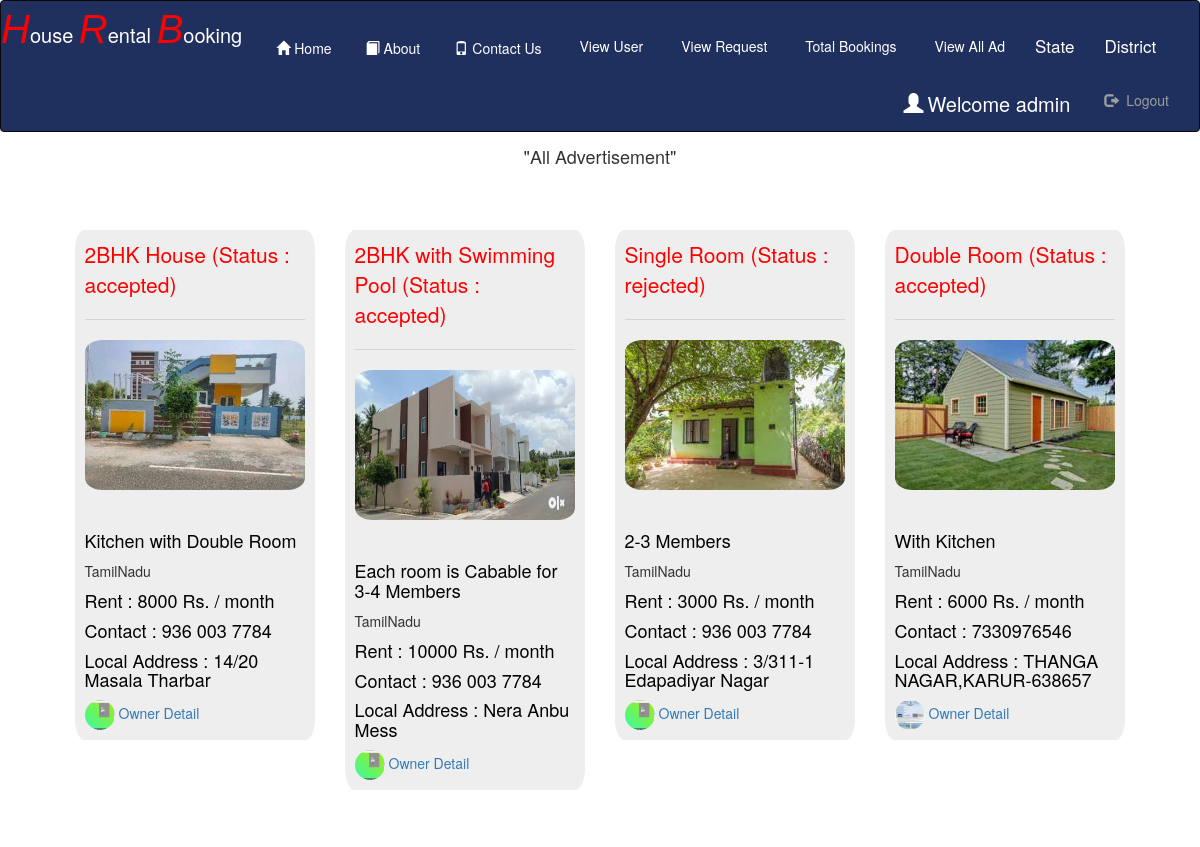
/all_ads (signed in), run on an earlier commit of the app's database.
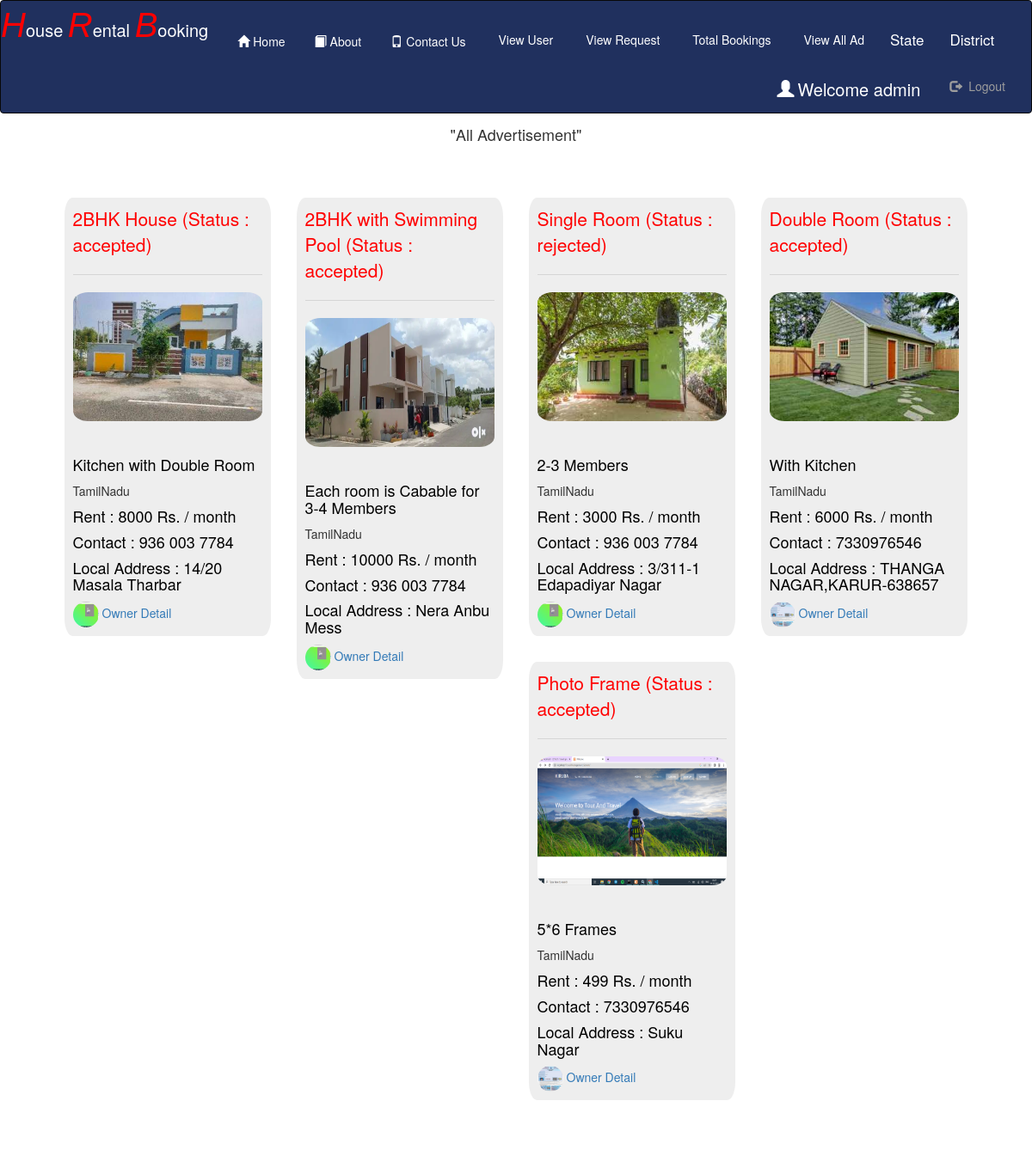
And on a later commit of the database.
### Room/models.py (models this page shows, shortened)
class Owner_Detail(models.Model):
    status = models.ForeignKey(Status,on_delete=models.CASCADE,null=True)
    register=models.ForeignKey(Register,on_delete=models.CASCADE,null=True)
    state=models.ForeignKey(State,on_delete=models.CASCADE,null=True)
    dist=models.ForeignKey(District,on_delete=models.CASCADE,null=True)
    local_add = models.CharField(max_length=100,null=True)
    title=models.CharField(max_length=100,null=True)
    desc=models.CharField(max_length=100,null=True)
    rent=models.IntegerField(null=True)
    img=models.FileField(null=True)

class Status(models.Model):
    status = models.CharField(max_length=100,null=True)

class State(models.Model):
    state=models.CharField(max_length=100,null=True)
    username=models.CharField(max_length=100,null=True)
    ownername=models.CharField(max_length=100,null=True)
    date=models.CharField(max_length=100,null=True)

class Register(models.Model):
    user=models.ForeignKey(User,on_delete=models.CASCADE,null=True)
    gen=models.CharField(max_length=30,null=True)
    add=models.CharField(max_length=100,null=True)
    mobile=models.CharField(max_length=10,null=True)
    image=models.FileField(null=True)
    birth=models.DateField(null=True)
    proof=models.CharField(max_length=10,null=True)

### Room/views.py (the view)
# urls.py: path('all_ads', All_Ads ,name='alladd'),
def All_Ads(request):
    if not request.user.is_staff:
        return redirect('home')
    data=Owner_Detail.objects.all()
    d={'data':data}
    return render(request,'all_ads.html',d)

### Room/templates/all_ads.html (shortened to what this page needs)
{% extends 'navigation.html' %}
{% block body %}
<p align="center" style="margin-top:1%;font-size:18px">"All Advertisement"</p>
    <div class="row" style="margin:5%">
        {% for i in data %}
        <div class="col-sm-3">
            <div class="jumbotron" style="width:100%;border-radius:4%;padding:4%">
            <p style="color:red">{{i.title}} (Status :  {{i.status.status}}) <hr></p>
                <a href="{% url 'detail1' i.id %}" ><img src="{{i.img.url}}" style="border-radius:8%;width:100%;height:150px;"><hr></a>
            <h4 style="color:Black">{{i.desc}}</h4>{{i.state.state}}
            <h4 style="color:black">Rent : {{i.rent}} Rs. / month</h4>
            <h4 style="color:black">Contact : {{i.register.mobile}}</h4>
            <h4 style="color:black">Local Address : {{i.local_add}}</h4>
                <a href="{% url 'owner' i.id %}"><img src="{{i.register.image.url}}" style="border-radius:50%;width:30px;height:30px"> Owner Detail</a><br>
            </div>
        </div>
        {% endfor %}
    </div>
{% endblock %}

### Room/templates/navigation.html (shortened to what this page needs)
<!DOCTYPE html>
<html lang="en">
{% load static %}
<head>
  <link rel="stylesheet" href="https://maxcdn.bootstrapcdn.com/bootstrap/3.3.6/css/bootstrap.min.css">
    <link rel = stylesheet href = "https://cdn.datatables.net/1.10.20/css/jquery.dataTables.min.css">
</head>
<body>
<nav class="navbar navbar-inverse" style="padding:0px;margin:0px;background-color:#20305E;color:white">
  <div class="container-fluid" style="padding:0px;margin:0px">
    <div><class="navbar-header" style="margin-bottom:4px;margin-right:10px;">
      <a class="navbar-brand" href="#"><span style="font-size:40px;color:Red"><i style="font-family: 'Franklin Gothic Medium', 'Arial Narrow', Arial, sans-serif;">H</i></span><span style="font-size:20px;color:white">ouse </span><span style="font-size:40px;color:Red"><i style="font-family: 'Franklin Gothic Medium', 'Arial Narrow', Arial, sans-serif;">R</i></span><span style="font-size:20px;color:white">ental </span><span style="font-size:40px;color:Red"><i style="font-family:'Franklin Gothic Medium', 'Arial Narrow', Arial, sans-serif">B</i></span><span style="font-size:20px;color:white">ooking</span></a>
    </div>
    <ul class="nav navbar-nav">
      <li><a href="{% url 'home' %}" style = "color : white" ><span class="glyphicon glyphicon-home" style="padding:4px"></span>Home</a></li>
        <li><a href="{% url 'about' %}" style = "color : white"><span class="glyphicon glyphicon-book" style="padding:4px"></span>About</a></li>
        <li><a href="{% url 'contact' %}" style = "color : white"><span class="glyphicon glyphicon-phone" style="padding:4px"></span>Contact Us</a></li>
      {% if not request.user.is_staff %}
      <li><a href="{% url 'search' %}" style = "color : white"><span class="glyphicon glyphicon-search" style="padding:4px"></span>Search House</a></li>
      {% if request.user.username %}
        <li><a href="{% url 'rent1' %}" style = "color : white"><span class="glyphicon glyphicon-plus" style="padding:4px"></span>Add HouseOnRent</a></li>
      <li><a href="{% url 'img' %}" style = "color : white"><span class="glyphicon glyphicon-View" style="padding:4px"></span>View My Ad</a></li>
    {% endif %}
        {% else %}
      <li><a href="{% url 'view_user' %}" style = "color : white"><span class="glyphicon glyphicon-View" style="padding:4px"></span>View User</a></li>
      <li><a href="{% url 'request' %}" style = "color : white"><span class="glyphicon glyphicon-View" style="padding:4px"></span>View Request</a></li>
      <li><a href="{% url 'bookings' %}" style = "color : white"><span class="glyphicon glyphicon-View" style="padding:4px"></span>Total Bookings</a></li>
      <li><a href="{% url 'alladd' %}" style = "color : white"><span class="glyphicon glyphicon-View" style="padding:4px"></span>View All Ad</a></li>
        <li class="nav-item dropdown">
      <a class="nav-link dropdown-toggle" href="#" id="navbardrop" data-toggle="dropdown" style="font-size:17px;color : white">
        State
      </a>
    </li>
       <li class="nav-item dropdown">
      <a class="nav-link dropdown-toggle" href="#" id="navbardrop" data-toggle="dropdown" style="font-size:17px;color : white ">
        District
      </a>
    </li>
        {% endif %}
    </ul>
    {% if request.user.username %}
    <ul class="nav navbar-nav navbar-right">
      <li><a href="{% url 'user_detail' %}" style="color:white;font-size:20px"> <span class="glyphicon glyphicon-user" style="padding:4px;"></span>Welcome  {{request.user.username}}</a></li>
      <li><a href="{% url 'logout' %}" style="margin-right:30px"><span class="glyphicon glyphicon-log-out" style="padding:4px;"></span> Logout</a></li>
    </ul>
    {% endif %}
  </div>
</nav>
{% block body %}
{% endblock %}
</body>
</html>

What changed in the data, as far as the page shows it:
added Owner_Detail: title "Photo Frame", status.status "accepted", img (picture), desc "5*6 Frames", state.state "TamilNadu", rent "499", register.mobile "7330976546", local_add "Suku Nagar", register.image (picture)
